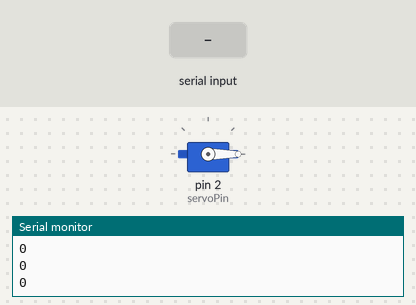
Recording of a sketch running on a simulated Arduino Uno, built with avr-gcc and run on an emulated ATmega328P. On the bench: servo, the last lines printed to the serial monitor. The test bench sets the inputs (shaded band).

Above: at 1.2 s.
1.3 s: byte 30 received over Serial
At 2.5 s:
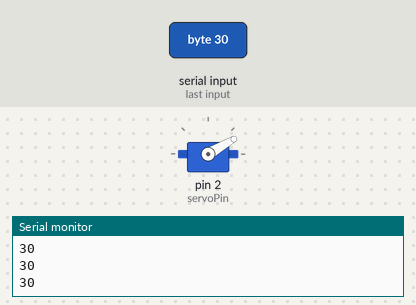
2.8 s: byte 90 received over Serial
At 3.8 s:
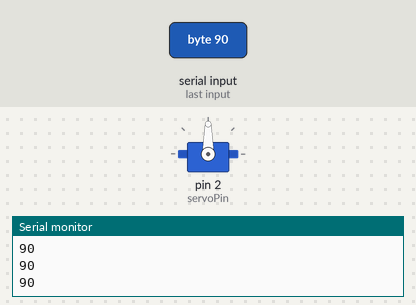
4.3 s: byte 120 received over Serial
At 5.2 s:
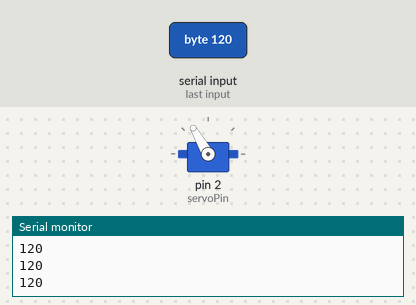
Timing chart, 0 to 7.3 s (numbered marks = the images above; inputs shaded):
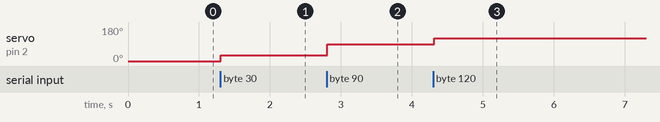

The sketch:

q4.ino
```cpp
#include <Servo.h>

Servo myservo;
int servoPin = 2;
int val = 0;
void setup()
{
  myservo.attach(servoPin);
  Serial.begin(9600);
}

void loop()
{
  if (Serial.available())
 { val = Serial.read();
 }
  Serial.println(val);
  myservo.write(val);
  delay(15);
}    
```

Measured:
- after the input at 1.3 s, servo on pin 2 (servoPin): 0° → 30° at once
- after the input at 2.8 s, servo on pin 2 (servoPin): 30° → 90° at once
- after the input at 4.3 s, servo on pin 2 (servoPin): 90° → 120° at once
